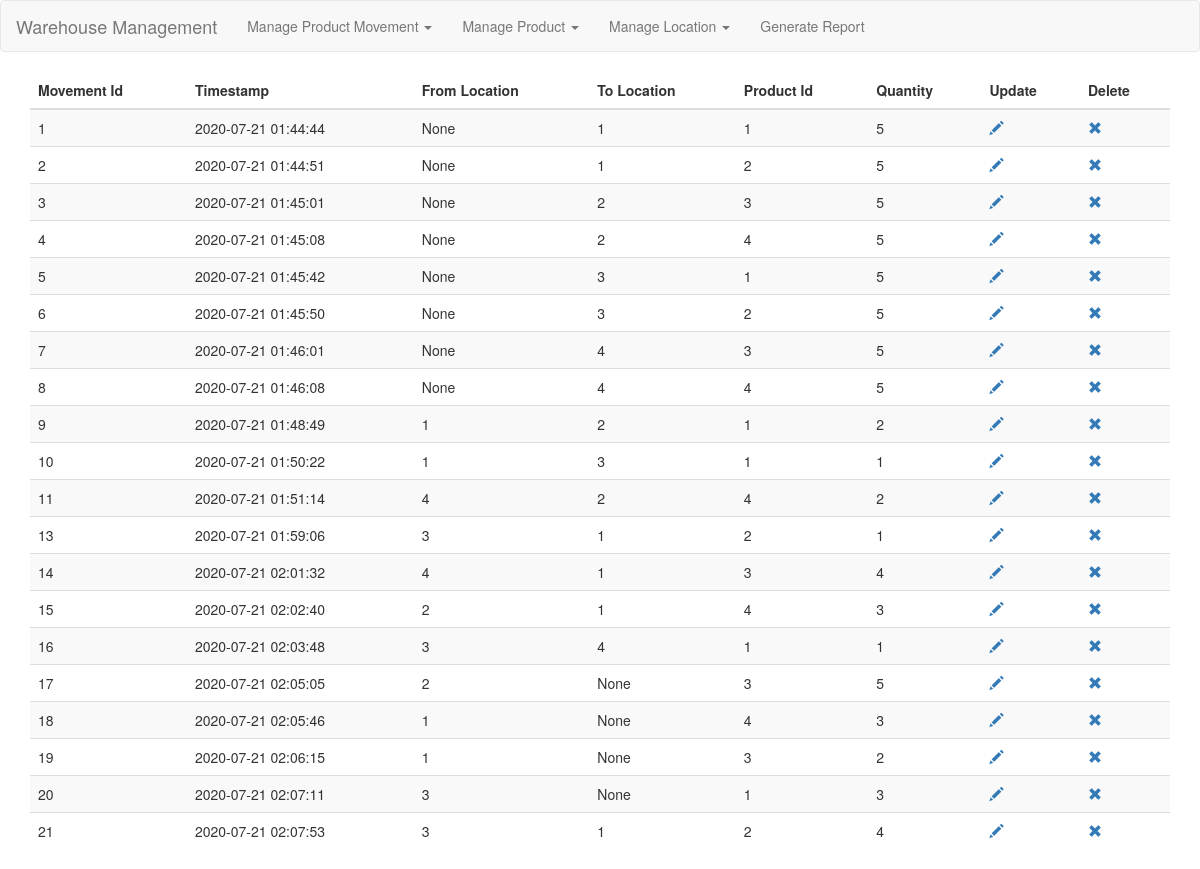
The app's page /product_movement/view_product_movement, older data.
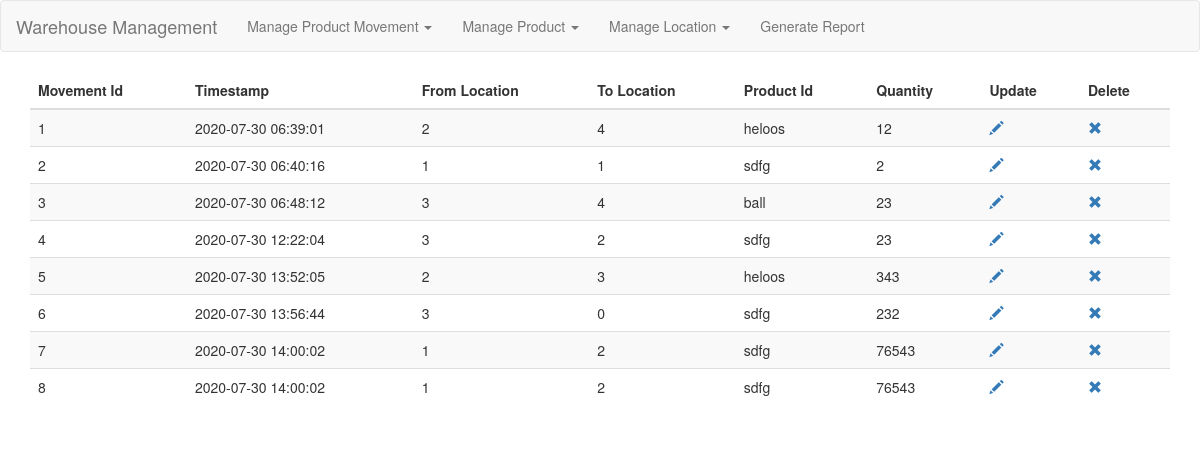
The same page, newer data.
### tables this page shows
CREATE TABLE ProductMovement (
  movement_id INTEGER PRIMARY KEY AUTOINCREMENT,
  timestamp TIMESTAMP DEFAULT CURRENT_TIMESTAMP NOT NULL,
  from_location INTEGER ,
  to_location INTEGER ,
  product_id INTEGER NOT NULL,
  qty INTEGER,
  FOREIGN KEY (movement_id) REFERENCES Product (product_id),
  FOREIGN KEY (from_location) REFERENCES Location (location_id),
  FOREIGN KEY (to_location) REFERENCES Location (location_id)
);

### warehouse_management/product_movement.py (the view)
@bp.route("/view_product_movement", methods=["GET"])
def view_product_movement():
    try:
        db = get_db()
        prod_mov = db.execute(
            "SELECT  movement_id, timestamp, from_location, to_location, product_id, qty FROM ProductMovement Order By (timestamp)"
        )
    except sqlite3.Error as error:
        print(error)
        return render_template("error_occured.html")
    return render_template(
        "product_movement/view_product_movement.html", result=prod_mov
    )

### warehouse_management/db.py (called while the page is built)
def get_db():
    if 'db' not in g:
        g.db = sqlite3.connect(
            current_app.config['DATABASE'],
            detect_types=sqlite3.PARSE_DECLTYPES
        )
        g.db.row_factory = sqlite3.Row
    return g.db

### warehouse_management/templates/product_movement/view_product_movement.html (shortened to what this page needs)
{% extends 'base.html' %}
{% block content %}
<div class="container">
    <div class="table-responsive">
        <table class="table table-striped ">
            <thead>
                <tr>
                    <th>Movement Id</th>
                    <th>Timestamp</th>
                    <th>From Location</th>
                    <th>To Location</th>
                    <th>Product Id</th>
                    <th>Quantity</th>
                    <th>Update</th>
                    <th>Delete</th>
                </tr>
            </thead>
            <tbody>
                {% for movement in result %}
                <tr>
                    <td>{{movement.movement_id}}</td>
                    <td>{{movement.timestamp}}</td>
                    <td>{{movement.from_location}}</td>
                    <td>{{movement.to_location}}</td>
                    <td>{{movement.product_id}}</td>
                    <td>{{movement.qty}}</td>
                    <td ><a href={{ "update_product_movement/"  + movement.movement_id  | string() }}> <span
                                class="glyphicon glyphicon-pencil"></span>
                        </a>
                    <td ><a href={{ "delete_product_movement/"  + movement.movement_id  | string() }}> <span
                                class="glyphicon glyphicon-remove"></span>
                        </a>
                </tr>
                {% endfor %}
            </tbody>
        </table>
    </div>
</div>
{% endblock %}

### warehouse_management/templates/base.html (shortened to what this page needs)
{% extends 'bootstrap/base.html' %}
{% block navbar %}
<nav class="navbar navbar-default">
  <div class="container-fluid">
    <div class="navbar-header">
      <a class="navbar-brand" href="/">Warehouse Management</a>
    </div>
    <div class="collapse navbar-collapse" id="bs-example-navbar-collapse-1">
      <ul class="nav navbar-nav">
        <li class="dropdown"> <a href="#" class="dropdown-toggle" data-toggle="dropdown" role="button"
            aria-haspopup="true" aria-expanded="false">Manage Product Movement <span class="caret"></span></a>
        </li>
        <li class="dropdown"> <a href="#" class="dropdown-toggle" data-toggle="dropdown" role="button"
            aria-haspopup="true" aria-expanded="false">Manage Product <span class="caret"></span></a>
        </li>
        <li class="dropdown"> <a href="#" class="dropdown-toggle" data-toggle="dropdown" role="button"
            aria-haspopup="true" aria-expanded="false">Manage Location <span class="caret"></span></a>
        </li>
        <li><a href="{{ url_for('product_movement.get_report') }}">Generate Report</a></li>
      </ul>
    </div>
  </div>
</nav>
{% endblock %}

Row changes from the older to the newer data that the page shows:
removed ProductMovement: movement_id "9", timestamp "2020-07-21 01:48:49", from_location "1", to_location "2", product_id "1", qty "2"
removed ProductMovement: movement_id "10", timestamp "2020-07-21 01:50:22", from_location "1", to_location "3", product_id "1", qty "1"
removed ProductMovement: movement_id "11", timestamp "2020-07-21 01:51:14", from_location "4", to_location "2", product_id "4", qty "2"
removed ProductMovement: movement_id "13", timestamp "2020-07-21 01:59:06", from_location "3", to_location "1", product_id "2", qty "1"
removed ProductMovement: movement_id "14", timestamp "2020-07-21 02:01:32", from_location "4", to_location "1", product_id "3", qty "4"
removed ProductMovement: movement_id "15", timestamp "2020-07-21 02:02:40", from_location "2", to_location "1", product_id "4", qty "3"
removed ProductMovement: movement_id "16", timestamp "2020-07-21 02:03:48", from_location "3", to_location "4", product_id "1", qty "1"
removed ProductMovement: movement_id "17", timestamp "2020-07-21 02:05:05", from_location "2", to_location "None", product_id "3", qty "5"
removed ProductMovement: movement_id "18", timestamp "2020-07-21 02:05:46", from_location "1", to_location "None", product_id "4", qty "3"
removed ProductMovement: movement_id "19", timestamp "2020-07-21 02:06:15", from_location "1", to_location "None", product_id "3", qty "2"
removed ProductMovement: movement_id "20", timestamp "2020-07-21 02:07:11", from_location "3", to_location "None", product_id "1", qty "3"
removed ProductMovement: movement_id "21", timestamp "2020-07-21 02:07:53", from_location "3", to_location "1", product_id "2", qty "4"
changed ProductMovement id 1: timestamp "2020-07-21 01:44:44" → "2020-07-30 06:39:01"; from_location "None" → "2"; to_location "1" → "4"; product_id "1" → "heloos"; qty "5" → "12"
changed ProductMovement id 2: timestamp "2020-07-21 01:44:51" → "2020-07-30 06:40:16"; from_location "None" → "1"; product_id "2" → "sdfg"; qty "5" → "2"
changed ProductMovement id 3: timestamp "2020-07-21 01:45:01" → "2020-07-30 06:48:12"; from_location "None" → "3"; to_location "2" → "4"; product_id "3" → "ball"; qty "5" → "23"
changed ProductMovement id 4: timestamp "2020-07-21 01:45:08" → "2020-07-30 12:22:04"; from_location "None" → "3"; product_id "4" → "sdfg"; qty "5" → "23"
changed ProductMovement id 5: timestamp "2020-07-21 01:45:42" → "2020-07-30 13:52:05"; from_location "None" → "2"; product_id "1" → "heloos"; qty "5" → "343"
changed ProductMovement id 6: timestamp "2020-07-21 01:45:50" → "2020-07-30 13:56:44"; from_location "None" → "3"; to_location "3" → "0"; product_id "2" → "sdfg"; qty "5" → "232"
changed ProductMovement id 7: timestamp "2020-07-21 01:46:01" → "2020-07-30 14:00:02"; from_location "None" → "1"; to_location "4" → "2"; product_id "3" → "sdfg"; qty "5" → "76543"
changed ProductMovement id 8: timestamp "2020-07-21 01:46:08" → "2020-07-30 14:00:02"; from_location "None" → "1"; to_location "4" → "2"; product_id "4" → "sdfg"; qty "5" → "76543"
